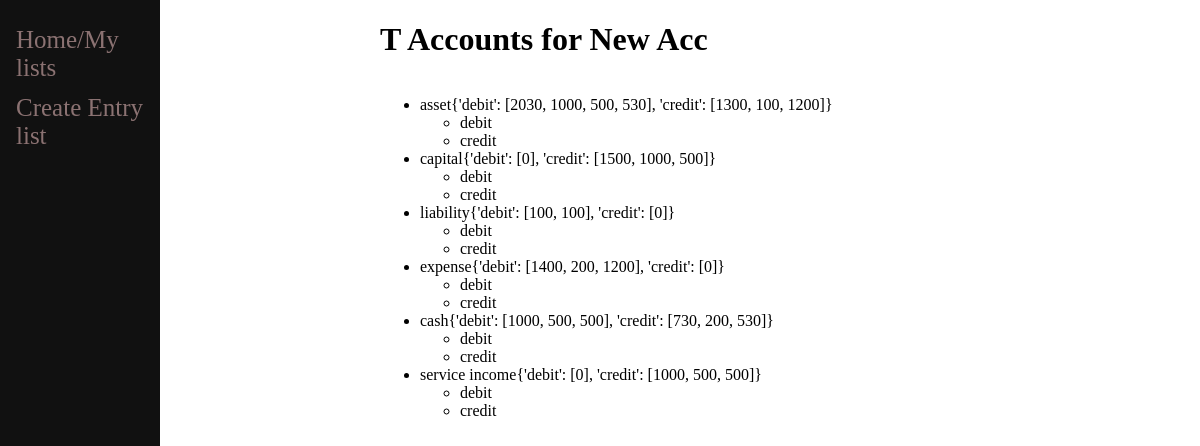
Screenshot of /1/ledger/ with the database file from the repository.
### journal/models.py (models this page shows, shortened)
class my_journal(models.Model):
	text = models.CharField(max_length=30)

class debit(models.Model):
	journal_list = models.ForeignKey(my_journal,on_delete=models.CASCADE)
	dbt = models.CharField(max_length=30)
	dbt_amount = models.IntegerField()

class credit(models.Model):
	contra_trans = models.ForeignKey(debit, on_delete=models.CASCADE)
	cdt = models.CharField(max_length=30)
	cdt_amount = models.IntegerField()

### journal/views.py (the view)
# urls.py: path('<int:id>/ledger/',views.ledger,name='ledger'),
def ledger(response,id):
    cnt = my_journal.objects.get(id=id)
    trans = cnt.transaction_set
    t_accounts = {}
    trial_balance = {}
    for item in cnt.debit_set.all():
        newItem = item.credit_set.first()
        if item.dbt not in t_accounts:
            t_accounts[item.dbt] = {}
            t_accounts[item.dbt]['debit'] = [0]
            t_accounts[item.dbt]['credit'] = [0]
        if newItem.cdt not in t_accounts:
            t_accounts[newItem.cdt] = {}
            t_accounts[newItem.cdt]['debit'] = [0]
            t_accounts[newItem.cdt]['credit'] = [0]
        t_accounts[item.dbt]['debit'].append(item.dbt_amount)
        t_accounts[newItem.cdt]['credit'].append(newItem.cdt_amount)
        t_accounts[item.dbt]['debit'][0] += item.dbt_amount
        t_accounts[newItem.cdt]['credit'][0] += newItem.cdt_amount
    for transaction in t_accounts:
        trial_balance[f'{transaction}'] = {}
        if t_accounts[transaction]['debit'][0] > t_accounts[transaction]['credit'][0]:
            amount = t_accounts[transaction]['debit'][0] - t_accounts[transaction]['credit'][0]
            trial_balance[f'{transaction}']['debit'] = amount
        else:
            amount = t_accounts[transaction]['credit'][0] - t_accounts[transaction]['debit'][0]
            trial_balance[f'{transaction}']['credit'] = amount
    for entry in trial_balance:
        for account in trial_balance[entry]:
            if not trans.filter(name=entry):
                new = trans.create(name=entry,accounts=account,amount=trial_balance[entry][account])
                new.save()
            trans.filter(name=entry).update(name=entry,accounts=account,amount=trial_balance[entry][account])
    return render(response, 'journal/ledger.html', {'cnt':cnt,'t_accounts':t_accounts,'tb':trial_balance,})

### journal/templates/journal/ledger.html (shortened to what this page needs)
{% extends 'journal/base.html' %}
{% block content %}
<h1>T Accounts for {{cnt.text}}</h1>
<ul>
    {% for key,value in t_accounts.items %}
        <li>{{key}}{{value}}</li>
        <ul>
            {% for d in value %}
                <li>{{d}}</li>
            {% endfor %}
        </ul>
    {% endfor %}
</ul>
{% endblock %}

### journal/templates/journal/base.html (style rules this page uses)
body { display: flex; margin: 0; padding: 0; gap: 50px; }

### rows the page displays
my_journal: text "New Acc"
debit: t_accounts "asset"
credit: t_accounts "capital"
debit: t_accounts "liability"
debit: t_accounts "expense"
credit: t_accounts "cash"
credit: t_accounts "service income"

### other values shown
{{ value }} "{'debit': [2030, 1000, 500, 530], 'credit': [1300, 100, 1200]}" "{'debit': [0], 'credit': [1500, 1000, 500]}" "{'debit': [100, 100], 'credit': [0]}" "{'debit': [1400, 200, 1200], 'credit': [0]}" "{'debit': [1000, 500, 500], 'credit': [730, 200, 530]}" "{'debit': [0], 'credit': [1000, 500, 500]}"
{{ d }} "debit" "credit" "debit" "credit" "debit" "credit" "debit" "credit" "debit" "credit" "debit" "credit"
